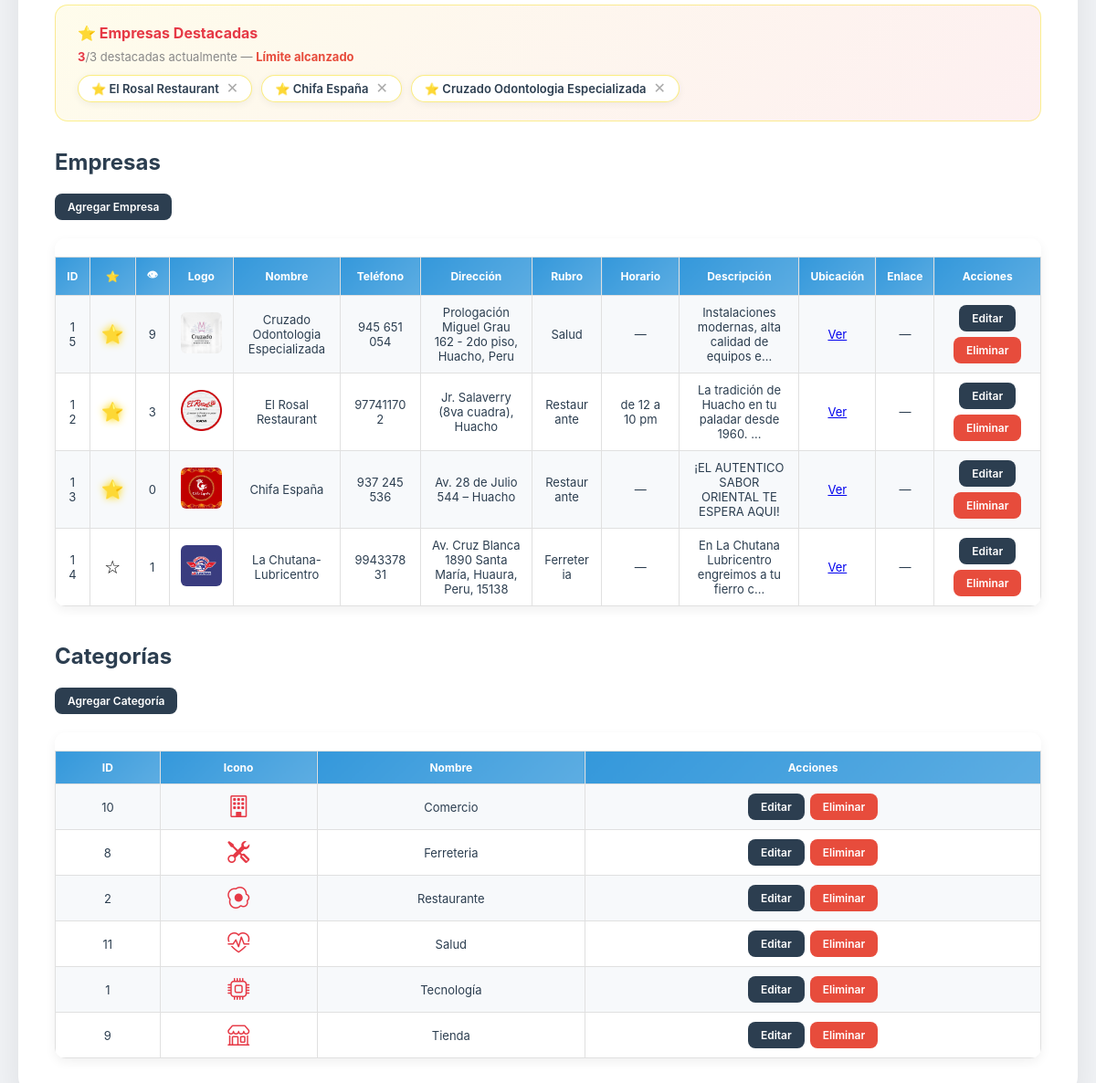
Page /login/admin.php (signed in, lower part) on the earlier database version.
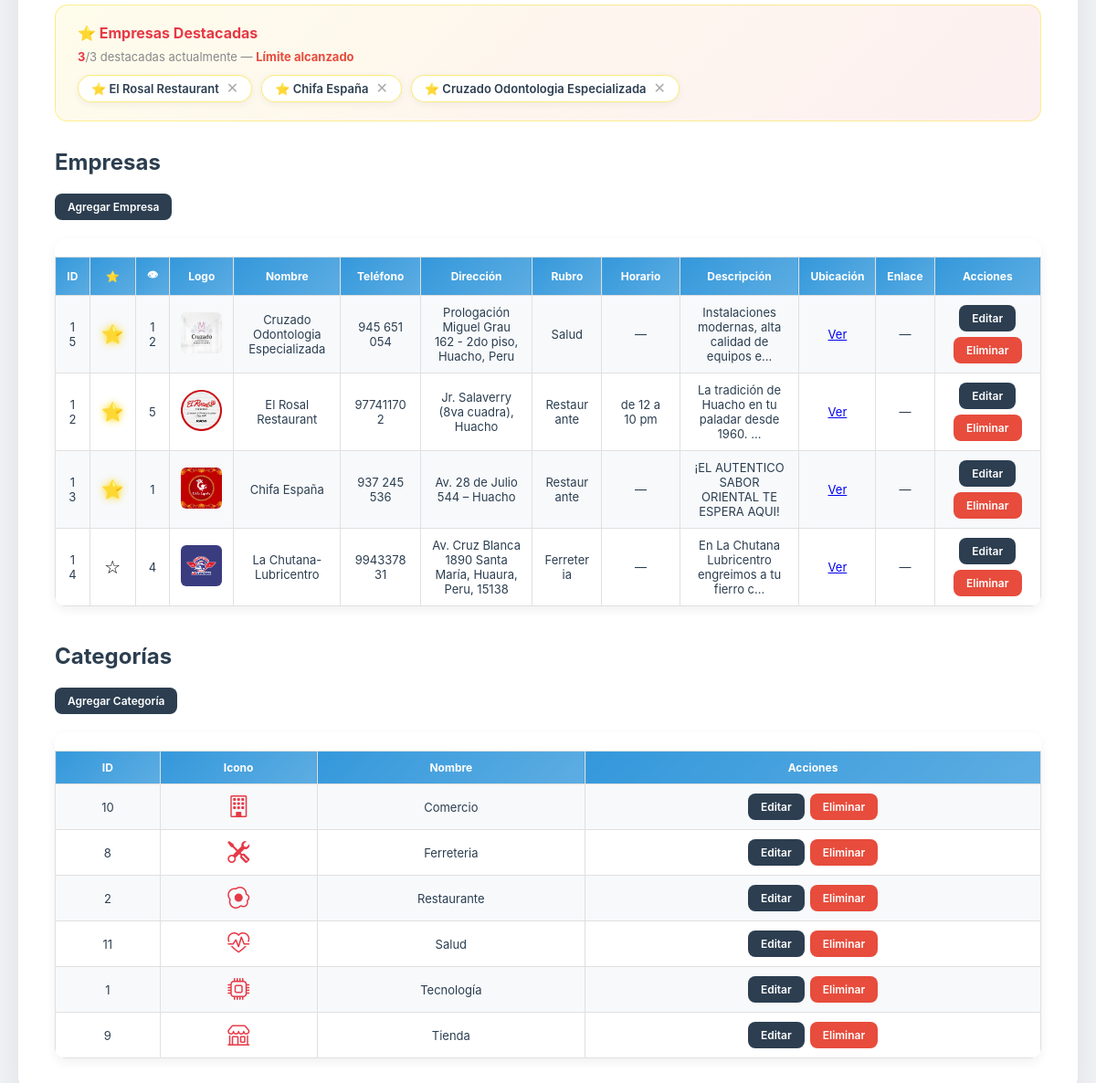
Same page on the later database version.
### tables this page shows
CREATE TABLE `empresas` (
  `id_empresa` int(11) NOT NULL,
  `logo` varchar(255) DEFAULT NULL,
  `nombre` varchar(150) NOT NULL,
  `email` varchar(100) DEFAULT NULL,
  `telefono` varchar(20) DEFAULT NULL,
  `direccion` varchar(200) DEFAULT NULL,
  `id_categoria` int(11) DEFAULT NULL,
  `fecha_registro` timestamp NOT NULL DEFAULT current_timestamp(),
  `horario` varchar(100) DEFAULT NULL,
  `descripcion` text DEFAULT NULL,
  `ubicacion_link` varchar(500) DEFAULT NULL,
  `link_empresa` varchar(255) DEFAULT NULL,
  `vistas` int(11) DEFAULT 0,
  `destacada` tinyint(1) DEFAULT 0,
  `facebook` varchar(255) DEFAULT NULL
);

CREATE TABLE `categorias` (
  `id_categoria` int(11) NOT NULL,
  `nombre` varchar(100) NOT NULL,
  `descripcion` text DEFAULT NULL,
  `icono` varchar(50) DEFAULT 'bi-briefcase'
);

### login/admin.php (the view, shortened to what this page needs)
<?php
include '../db.php';
?>
<!DOCTYPE html>
<html lang="es">
<head>
<link rel="stylesheet" href="/guiaempresarial.pe/assets/css/login.css">
<link rel="stylesheet" href="https://cdn.jsdelivr.net/npm/bootstrap-icons@1.11.3/font/bootstrap-icons.min.css">
</head>
<body>
<div class="panel-container">
<section class="panel">
<h2>Administración de Usuarios</h2><br>
<br><br>
<br><br>
<?php
$res_dest   = $conexion->query("SELECT id_empresa, nombre FROM empresas WHERE destacada=1");
$total_dest = $res_dest->num_rows;
?>
<div class="destacadas-section">
    <h3>⭐ Empresas Destacadas</h3>
    <p class="contador-dest">
        <span><?= $total_dest ?></span>/3 destacadas actualmente
        <?= $total_dest >= 3 ? '— <strong style="color:#e74c3c">Límite alcanzado</strong>' : '' ?>
    </p>
    <?php if ($total_dest > 0): ?>
    <div class="destacadas-lista">
        <?php while ($d = $res_dest->fetch_assoc()): ?>
        <div class="destacada-chip" id="chip-<?= $d['id_empresa'] ?>">
            ⭐ <?= htmlspecialchars($d['nombre']) ?>
            <button onclick="toggleDestacada(<?= $d['id_empresa'] ?>, 'quitar')" title="Quitar">✕</button>
        </div>
        <?php endwhile; ?>
    </div>
    <?php else: ?>
    <p style="color:#aaa;font-size:13px;">No hay empresas destacadas. Haz clic en ☆ en la tabla para destacar una.</p>
    <?php endif; ?>
</div>
<h2>Empresas</h2><br>
<a href="agregar_empresa.php" class="btn">Agregar Empresa</a>
<br><br>
<div class="table-wrap">
<table>
<tr>
    <th>ID</th>
    <th>⭐</th>
    <th>👁</th>
    <th>Logo</th>
    <th>Nombre</th>
    <th>Teléfono</th>
    <th>Dirección</th>
    <th>Rubro</th>
    <th>Horario</th>
    <th>Descripción</th>
    <th>Ubicación</th>
    <th>Enlace</th>
    <th>Acciones</th>
</tr>
<?php
$res = $conexion->query("
    SELECT e.id_empresa, e.logo, e.nombre, e.telefono, e.direccion,
           e.descripcion, e.horario, e.ubicacion_link, e.link_empresa,
           e.destacada, e.vistas, c.nombre AS categoria
    FROM empresas e
    JOIN categorias c ON e.id_categoria = c.id_categoria
    ORDER BY e.destacada DESC, e.vistas DESC
");
while ($fila = $res->fetch_assoc()):
?>
<tr id="fila-<?= $fila['id_empresa'] ?>">
    <td><?= $fila['id_empresa'] ?></td>
    <td>
        <button class="btn-estrella <?= $fila['destacada'] ? 'activa' : '' ?>"
                onclick="toggleDestacada(<?= $fila['id_empresa'] ?>, '<?= $fila['destacada'] ? 'quitar' : 'destacar' ?>')"
                title="<?= $fila['destacada'] ? 'Quitar destacada' : 'Destacar' ?>">
            <?= $fila['destacada'] ? '⭐' : '☆' ?>
        </button>
    </td>
    <td><?= number_format($fila['vistas']) ?></td>
    <td>
        <?php if (!empty($fila['logo'])): ?>
        <img src="/guiaempresarial.pe/assets/img/<?= htmlspecialchars($fila['logo']) ?>"
             style="width:45px;height:45px;object-fit:cover;border-radius:6px;">
        <?php else: ?>—<?php endif; ?>
    </td>
    <td><?= htmlspecialchars($fila['nombre']) ?></td>
    <td><?= htmlspecialchars($fila['telefono'] ?? '—') ?></td>
    <td><?= htmlspecialchars($fila['direccion'] ?? '—') ?></td>
    <td><?= htmlspecialchars($fila['categoria']) ?></td>
    <td><?= !empty($fila['horario']) ? htmlspecialchars($fila['horario']) : '—' ?></td>
    <td><?= !empty($fila['descripcion']) ? htmlspecialchars(mb_strimwidth($fila['descripcion'], 0, 50, '…')) : '—' ?></td>
    <td>
        <?php if (!empty($fila['ubicacion_link'])): ?>
        <a href="<?= htmlspecialchars($fila['ubicacion_link']) ?>" target="_blank">Ver</a>
        <?php else: ?>—<?php endif; ?>
    </td>
    <td>
        <?php if (!empty($fila['link_empresa'])): ?>
        <a href="<?= htmlspecialchars($fila['link_empresa']) ?>" target="_blank">Ver</a>
        <?php else: ?>—<?php endif; ?>
    </td>
    <td>
        <div class="acciones">
            <a href="editar.php?id=<?= $fila['id_empresa'] ?>" class="btn">Editar</a>
            <a href="eliminar.php?id=<?= $fila['id_empresa'] ?>" class="btn btn-danger"
               onclick="return confirm('¿Eliminar esta empresa?');">Eliminar</a>
        </div>
    </td>
</tr>
<?php endwhile; ?>
</table>
</div>
<br><br>
<h2>Categorías</h2><br>
<a href="agregar_categoria.php" class="btn">Agregar Categoría</a>
<br><br>
<div class="table-wrap">
<table>
<tr>
    <th>ID</th>
    <th>Icono</th>
    <th>Nombre</th>
    <th>Acciones</th>
</tr>
<?php
$res_cat = $conexion->query("SELECT * FROM categorias ORDER BY nombre ASC");
while ($cat = $res_cat->fetch_assoc()):
?>
<tr>
    <td><?= $cat['id_categoria'] ?></td>
    <td style="font-size:22px;">
        <i class="bi <?= htmlspecialchars($cat['icono'] ?? 'bi-briefcase') ?>"></i>
    </td>
    <td><?= htmlspecialchars($cat['nombre']) ?></td>
    <td>
        <div class="acciones">
            <a href="editar_categoria.php?id=<?= $cat['id_categoria'] ?>" class="btn">Editar</a>
            <a href="eliminar_categoria.php?id=<?= $cat['id_categoria'] ?>" class="btn btn-danger"
               onclick="return confirm('¿Eliminar esta categoría?');">Eliminar</a>
        </div>
    </td>
</tr>
<?php endwhile; ?>
</table>
</div>
</section>
</div>
</body>
</html>

Differences in the rows shown:
changed empresas "El Rosal Restaurant": vistas "3" → "5"
changed empresas "Chifa España": vistas "0" → "1"
changed empresas "Cruzado Odontologia Especializada": vistas "9" → "12"
changed empresas "La Chutana-Lubricentro": vistas "1" → "4"
